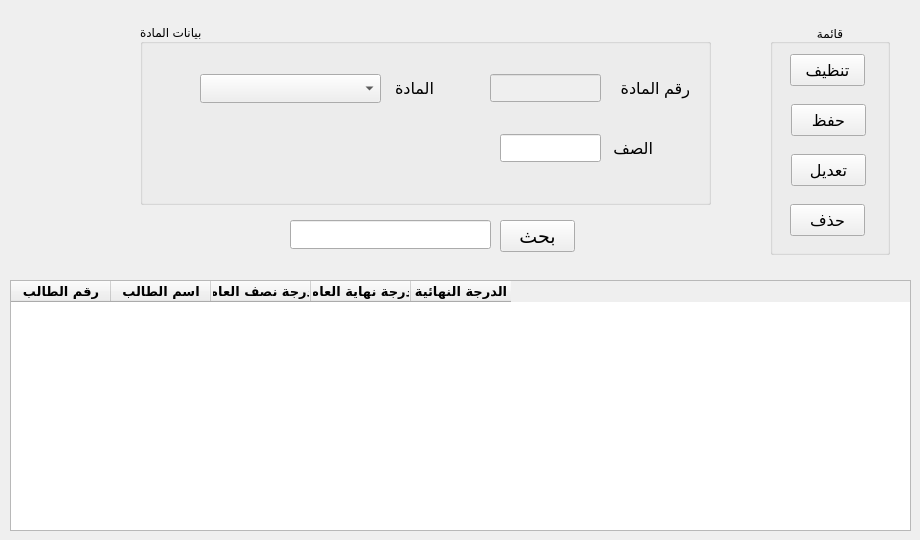
      <widget class="QWidget" name="tab_16">
       <attribute name="title">
        <string>الدرجات</string>
       </attribute>
       <widget class="QTableWidget" name="tableWidget_11">
        <property name="geometry">
         <rect>
          <x>10</x>
          <y>280</y>
          <width>901</width>
          <height>251</height>
         </rect>
        </property>
        <property name="font">
         <font>
          <family>Tajawal</family>
          <pointsize>10</pointsize>
          <weight>75</weight>
          <bold>true</bold>
         </font>
        </property>
        <column>
         <property name="text">
          <string>رقم الطالب</string>
         </property>
         <property name="font">
          <font>
           <family>Tajawal</family>
           <pointsize>10</pointsize>
          </font>
         </property>
        </column>
        <column>
         <property name="text">
          <string>اسم الطالب</string>
         </property>
        </column>
        <column>
         <property name="text">
          <string>درجة نصف العام</string>
         </property>
        </column>
        <column>
         <property name="text">
          <string>درجة نهاية العام</string>
         </property>
        </column>
        <column>
         <property name="text">
          <string>الدرجة النهائية</string>
         </property>
        </column>
       </widget>
       <widget class="QGroupBox" name="groupBox_23">
        <property name="geometry">
         <rect>
          <x>770</x>
          <y>24</y>
          <width>120</width>
          <height>231</height>
         </rect>
        </property>
        <property name="title">
         <string>قائمة</string>
        </property>
        <property name="alignment">
         <set>Qt::AlignCenter</set>
        </property>
        <widget class="QPushButton" name="pushButton_59">
         <property name="geometry">
          <rect>
           <x>20</x>
           <y>30</y>
           <width>75</width>
           <height>32</height>
          </rect>
         </property>
         <property name="font">
          <font>
           <pointsize>12</pointsize>
          </font>
         </property>
         <property name="text">
          <string>تنظيف</string>
         </property>
        </widget>
        <widget class="QPushButton" name="pushButton_60">
         <property name="geometry">
          <rect>
           <x>21</x>
           <y>80</y>
           <width>75</width>
           <height>32</height>
          </rect>
         </property>
         <property name="font">
          <font>
           <pointsize>12</pointsize>
          </font>
         </property>
         <property name="text">
          <string>حفظ</string>
         </property>
        </widget>
        <widget class="QPushButton" name="pushButton_61">
         <property name="geometry">
          <rect>
           <x>21</x>
           <y>130</y>
           <width>75</width>
           <height>32</height>
          </rect>
         </property>
         <property name="font">
          <font>
           <pointsize>12</pointsize>
          </font>
         </property>
         <property name="text">
          <string>تعديل</string>
         </property>
        </widget>
        <widget class="QPushButton" name="pushButton_62">
         <property name="geometry">
          <rect>
           <x>20</x>
           <y>180</y>
           <width>75</width>
           <height>32</height>
          </rect>
         </property>
         <property name="font">
          <font>
           <pointsize>12</pointsize>
          </font>
         </property>
         <property name="text">
          <string>حذف</string>
         </property>
        </widget>
       </widget>
       <widget class="QPushButton" name="pushButton_63">
        <property name="geometry">
         <rect>
          <x>500</x>
          <y>220</y>
          <width>75</width>
          <height>32</height>
         </rect>
        </property>
        <property name="font">
         <font>
          <pointsize>14</pointsize>
         </font>
        </property>
        <property name="text">
         <string>بحث</string>
        </property>
       </widget>
       <widget class="QGroupBox" name="groupBox_25">
        <property name="geometry">
         <rect>
          <x>140</x>
          <y>24</y>
          <width>571</width>
          <height>181</height>
         </rect>
        </property>
        <property name="title">
         <string>بيانات المادة</string>
        </property>
        <widget class="QLabel" name="label_53">
         <property name="geometry">
          <rect>
           <x>470</x>
           <y>52</y>
           <width>80</width>
           <height>24</height>
          </rect>
         </property>
         <property name="font">
          <font>
           <pointsize>12</pointsize>
          </font>
         </property>
         <property name="text">
          <string>رقم المادة</string>
         </property>
        </widget>
        <widget class="QLabel" name="label_54">
         <property name="geometry">
          <rect>
           <x>250</x>
           <y>52</y>
           <width>44</width>
           <height>24</height>
          </rect>
         </property>
         <property name="font">
          <font>
           <pointsize>12</pointsize>
          </font>
         </property>
         <property name="text">
          <string>المادة</string>
         </property>
        </widget>
        <widget class="QLineEdit" name="lineEdit_55">
         <property name="enabled">
          <bool>false</bool>
         </property>
         <property name="geometry">
          <rect>
           <x>350</x>
           <y>50</y>
           <width>111</width>
           <height>28</height>
          </rect>
         </property>
         <property name="font">
          <font>
           <pointsize>12</pointsize>
          </font>
         </property>
        </widget>
        <widget class="QLineEdit" name="lineEdit_56">
         <property name="enabled">
          <bool>true</bool>
         </property>
         <property name="geometry">
          <rect>
           <x>360</x>
           <y>110</y>
           <width>101</width>
           <height>28</height>
          </rect>
         </property>
         <property name="font">
          <font>
           <pointsize>12</pointsize>
          </font>
         </property>
        </widget>
        <widget class="QLabel" name="label_55">
         <property name="geometry">
          <rect>
           <x>470</x>
           <y>112</y>
           <width>43</width>
           <height>24</height>
          </rect>
         </property>
         <property name="font">
          <font>
           <pointsize>12</pointsize>
          </font>
         </property>
         <property name="text">
          <string>الصف</string>
         </property>
        </widget>
        <widget class="QComboBox" name="comboBox_4">
         <property name="geometry">
          <rect>
           <x>60</x>
           <y>50</y>
           <width>181</width>
           <height>29</height>
          </rect>
         </property>
        </widget>
       </widget>
       <widget class="QLineEdit" name="lineEdit_57">
        <property name="geometry">
         <rect>
          <x>290</x>
          <y>220</y>
          <width>201</width>
          <height>29</height>
         </rect>
        </property>
       </widget>
      </widget>
